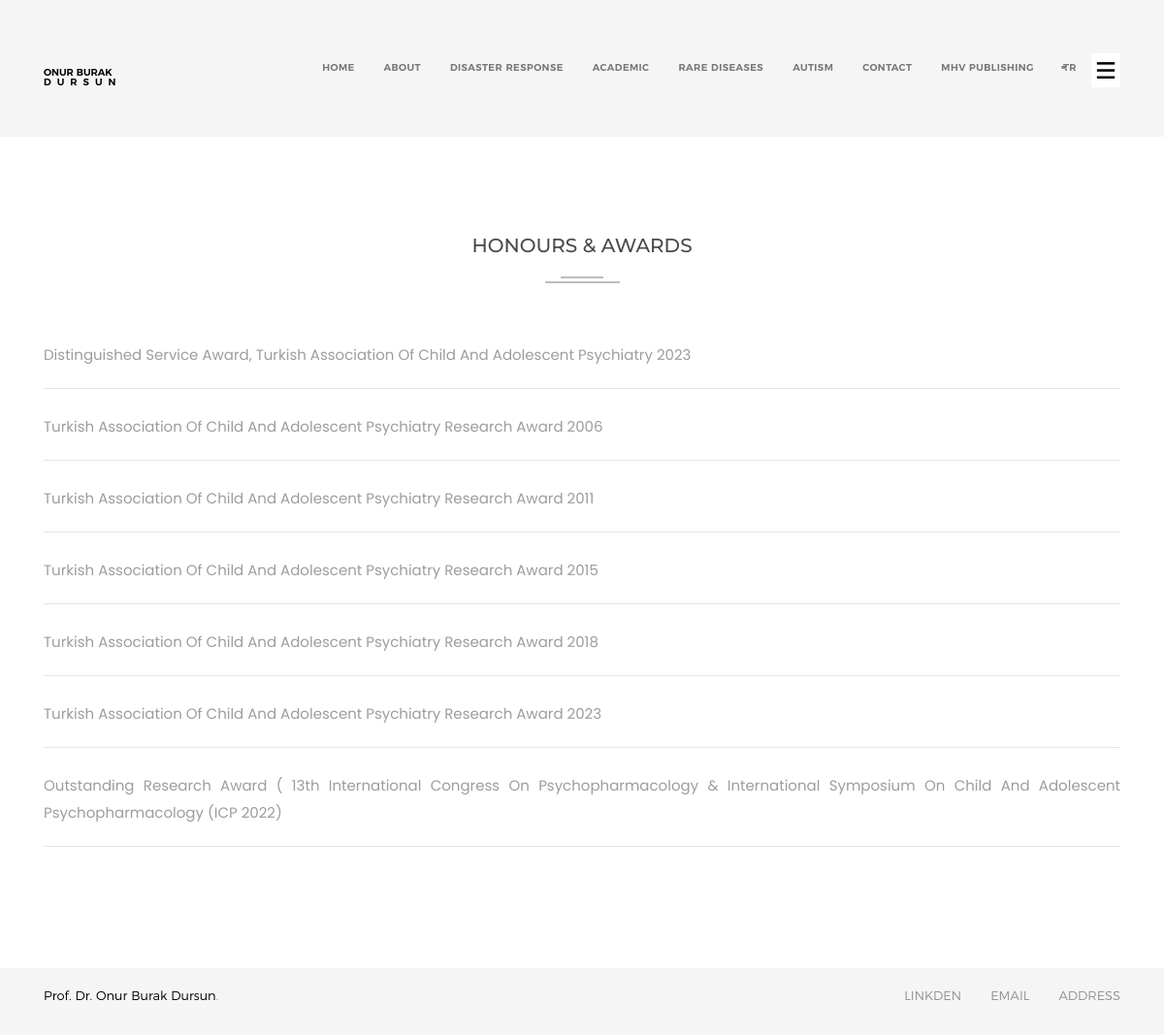
Screenshot of /honoursAwards/ with the database file from the repository.
### publish/models.py (models this page shows, shortened)
class HonoursAwards(models.Model):
    description = RichTextField(blank=True, null=True)

### publish/views.py (the view)
# urls.py: path('honoursAwards/', honoursAwards, name='honoursAwards'),
def honoursAwards(request):
    context = {
        'honoursAwards': HonoursAwards.objects.all()
    }
    return render(request, 'Service/honoursAwards.html', context)

### templates/Service/honoursAwards.html
{% extends 'Home/base.html' %}
{% load static %}
{% block content %}
    <div class="portfolio-details-area light-bg section-padding">
    <div class="row">
        <div class="col-xs-12">
            <div class="section-title text-center mb-60">
                <h2 class="mb-20">Honours & Awards</h2>
                <div class="horizontal-line">
                    <div class="top"></div>
                    <div class="bottom"></div>
                </div>
            </div>
        </div>
    </div>
        {% for skill in honoursAwards %}
            <div class="container">
                <div class="row">
                    <div class="col-xs-12 col-sm-12">
                        <div class="portfolio-description single-post text-justify">
                            <h3 class=" montserrat weight-medium capitalize">{{ skill.description|safe }}</h3>
                        </div>
                    </div>
                </div>
                <hr/>
                <br>
            </div>
        {% endfor %}
    </div>
{% endblock %}

### static/assets/css/style.css (style rules this page uses)
body { font-family: 'Poppins', sans-serif; font-size: 14px; line-height: 24px; font-weight: 400; color: #a1a1a1; background-color: #fff; overflow-x: hidden; -webkit-text-size-adjust: 100%; -webkit-overflow-scrolling: touch; -webkit-font-smoothing: antialiased; }
html { font-family: 'Poppins', sans-serif; }
html, body { width: 100%; height: 100%; }
p { font-family: 'Poppins', sans-serif; color: #767676; font-size: 14px; line-height: 24px; font-weight: 400; margin: 0; }
h1, h2, h3, h4, h5, h6 { font-family: 'montserratsemibold'; font-weight: 400; color: #4f4f4f; margin: 0 0 15px; text-transform:uppercase; }
h2 { font-size: 32px; color: #484848; font-family: 'Montserrat', sans-serif; font-weight: 700; }
h3 { font-size: 24px; }
.section-padding { padding: 100px 0; }
.capitalize { text-transform: capitalize; }
.mb-20 { margin-bottom: 20px; }
.mb-60 { margin-bottom: 60px; }
.montserrat { font-family: 'Montserrat', sans-serif; }
.weight-medium { font-weight: 500; }
.light-bg { background: #ffffff none repeat scroll 0 0; }
@media only screen and (min-width: 1200px) { .container { width: 1170px; } }
.container .row, .container-fluid .row { margin-bottom: 0; }
.container .row { margin-right: -15px; margin-left: -15px; }
.horizontal-line div { background: #bcbcbc none repeat scroll 0 0; height: 2px; margin: 0 auto; width: 77px; }
.horizontal-line div.top { margin-bottom: 3px; width: 44px; }
.section-title h2 { color: #494949; }
.single-post h3 { color: #5e5e5e; }
.single-post p { color: #9d9d9d; font-size: 15px; line-height: 28px; }

### rows the page displays
HonoursAwards: description "Distinguished Service Award, Turkish Association Of Child And Adolescent Psychiatry 2023"
HonoursAwards: description "Turkish Association Of Child And Adolescent Psychiatry Research Award 2006"
HonoursAwards: description "Turkish Association Of Child And Adolescent Psychiatry Research Award 2011"
HonoursAwards: description "Turkish Association Of Child And Adolescent Psychiatry Research Award 2015"
HonoursAwards: description "Turkish Association Of Child And Adolescent Psychiatry Research Award 2018"
HonoursAwards: description "Turkish Association Of Child And Adolescent Psychiatry Research Award 2023"
HonoursAwards: description "Outstanding Research Award ( 13th International Congress On Psychopharmacology & International Symposium On Child And Adolescent Psychopharmacology (ICP 2022)"
